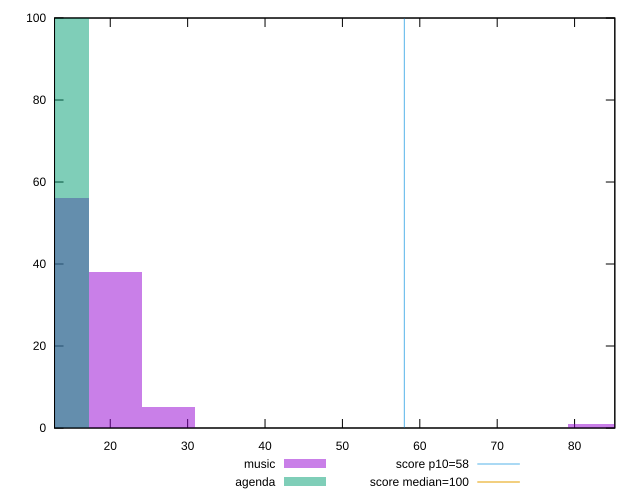

Recreate this plot in gnuplot.
reset

$music <<EOF
82.62969646368671 1
20.65742411592168 38
13.771616077281118 56
27.543232154562237 5
EOF

$agenda <<EOF
13.771616077281118 100
EOF

set key outside below
set boxwidth 6.885808038640559
set xrange [12.8:85.2]
set yrange [0:100]
set trange [0:100]
set style fill transparent solid 0.5 noborder

set parametric
set terminal svg size 640, 500 enhanced background rgb 'white'
set output "reports/report_00032_2021-02-25T10-28-15.087Z/estimated-input-latency/comparison/histogram/0_vs_1.svg"

plot $music title "music" with boxes, \
     $agenda title "agenda" with boxes, \
     58,t title "score p10=58", \
     100,t title "score median=100"

reset
